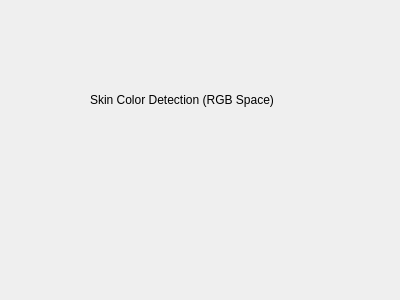
<?xml version="1.0" encoding="UTF-8"?>
<ui version="4.0">
 <class>SkinDetectionRGBForm</class>
 <widget class="QWidget" name="SkinDetectionRGBForm">
  <property name="geometry">
   <rect>
    <x>0</x>
    <y>0</y>
    <width>400</width>
    <height>300</height>
   </rect>
  </property>
  <property name="windowTitle">
   <string>Form</string>
  </property>
  <widget class="QLabel" name="displaySkCoDeRGMessage">
   <property name="geometry">
    <rect>
     <x>90</x>
     <y>90</y>
     <width>231</width>
     <height>20</height>
    </rect>
   </property>
   <property name="text">
    <string>Skin Color Detection (RGB Space)</string>
   </property>
  </widget>
 </widget>
 <resources/>
 <connections/>
</ui>
